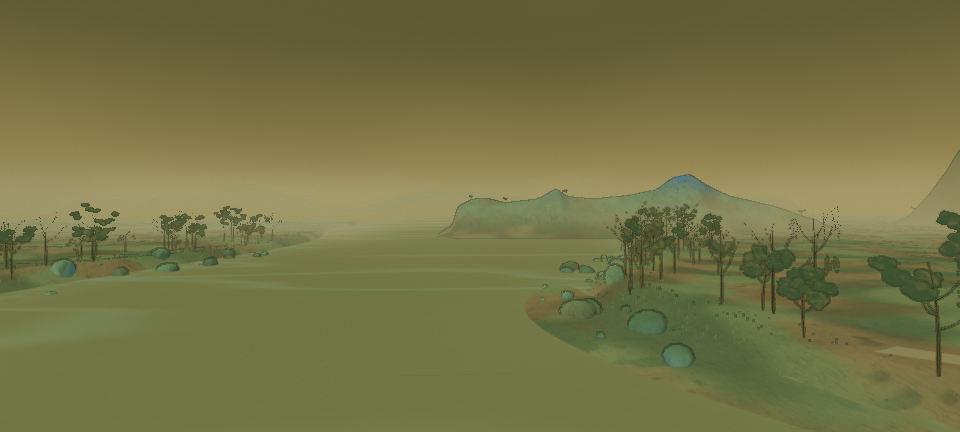
#> input picture renders/fog-24.png, 960 x 432 px, given in place of painting.png, which was not available
$ python orbit-gallery.py
#> lines starting #> are read from the running program, lines starting #| are printed output that depends on the picture; pictures that were not available may be replaced by others from this repository, and a replacement may not be noted
from pathlib import Path
from PIL import Image,ImageDraw,ImageFont
P=Path(__file__).resolve().parents[1]
font=ImageFont.truetype('/usr/share/fonts/truetype/dejavu/DejaVuSans.ttf',22)
small=ImageFont.truetype('/usr/share/fonts/truetype/dejavu/DejaVuSans.ttf',17)
names=[('painting','Painting view'),('trees','Layered tree washes'),('shore','Soft water and bank boundary'),('water','Flowing lake strokes')]
board=Image.new('RGB',(1440,70+len(names)*360),'#e6ddbd');d=ImageDraw.Draw(board)
#> after `board = Image.new('RGB', (1440, 70 + len(names) * 360), '#e6ddbd')`:
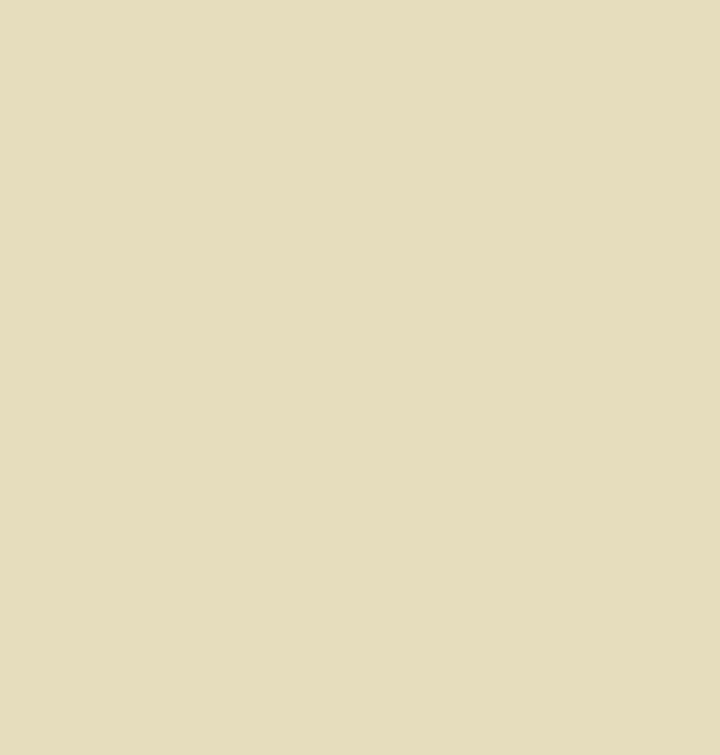
#> board: PIL image 1440x1510 RGB (shown at 1/2 size); mean R, G, B 230, 221, 189
d.text((20,15),'Previous ink finish',font=font,fill='#344331');d.text((740,15),'Layered foliage and wet ink edges',font=font,fill='#344331')
for j,(name,label)in enumerate(names):
 y=70+j*360
 for col,phase in enumerate(['before','after']):
  im=Image.open(P/f'renders/orbit-{phase}/{name}.png').convert('RGB');im.thumbnail((720,324));board.paste(im,(col*720,y+30))
#> after `board.paste(im, (col * 720, y + 30))`:
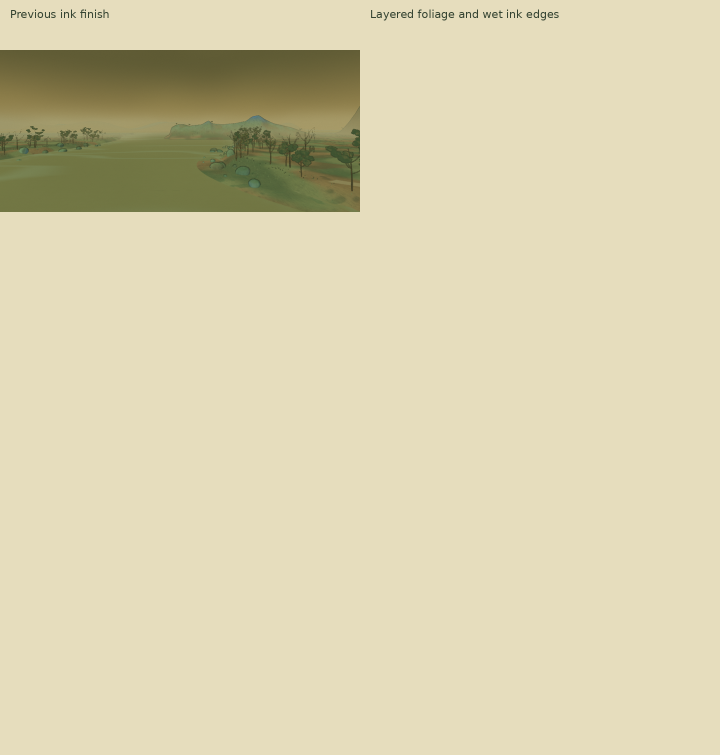
#> board: PIL image 1440x1510 RGB (shown at 1/2 size); mean R, G, B 217.7, 209.5, 176
 d.text((20,y+3),label,font=small,fill='#344331')
#> pass 2 of the loop `for j,(name,label)in enumerate(names):`:
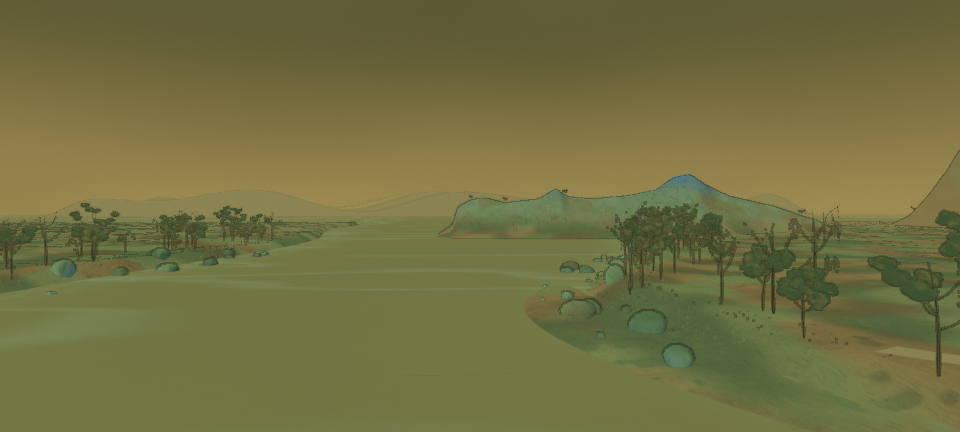
#> input picture renders/fog-off.png, 960 x 432 px, given in place of trees.png, which was not available
#> im: PIL image 960x432 RGB
#> im: PIL image 720x324 RGB
#> `board.paste(im, (col * 720, y + 30))`:
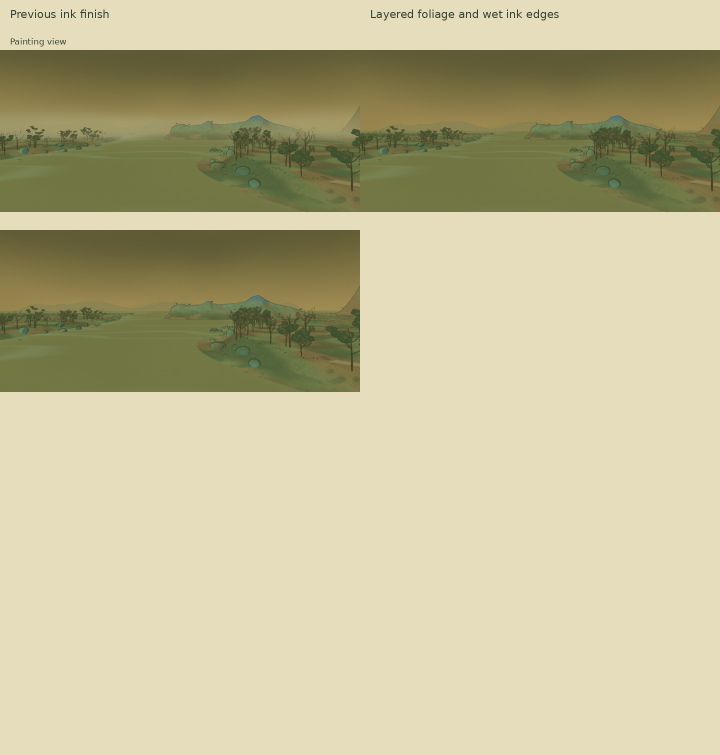
#> board: PIL image 1440x1510 RGB (shown at 1/2 size); mean R, G, B 192.7, 186, 149.5
#> (the run stopped early here; a loop or call above may not have finished)
